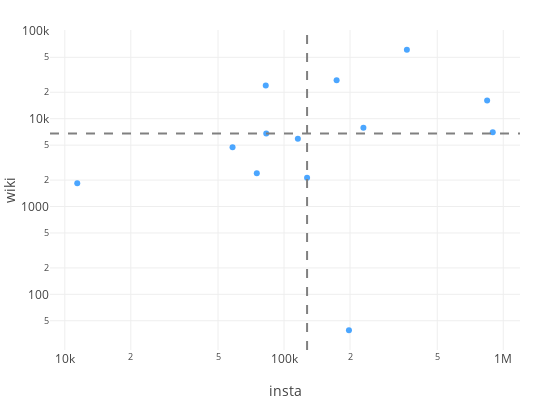

Notebook code for this chart:
### Code cell
def insta_wiki_scatter(scatter_x1, scatter_y1, scatter_labels1):
    PLOT_HEIGHT = 400
    PLOT_WIDTH = 550
    
    data = [go.Scatter(x=scatter_x1, y=scatter_y1,
                       text=scatter_labels1,
                       mode = 'markers',
                       hoverinfo='text',
                       name='huge',
                       textfont=dict(size=8, color='lightgrey'),
                       marker=dict(color='dodgerblue', opacity=0.8)),
            ]

    min_x = np.min(scatter_x1)
    max_x = np.max(scatter_x1)
    med_x = np.median(scatter_x1)
    med_y = np.median(scatter_y1)
    
    shapes=[dict(type='line',
                 xref='x', yref='paper',
                 x0=med_x, y0=0,
                 x1=med_x, y1=1,
                 line=dict(color='grey', width=2, dash='dash')),
            dict(type='line',
                 xref='paper', yref='y',
                 x0=0, y0=med_y,
                 x1=1, y1=med_y,
                 line=dict(color='grey', width=2, dash='dash'))]

    layout = go.Layout(width=PLOT_WIDTH,
                       height=PLOT_HEIGHT,
                       margin = go.layout.Margin(t=30, b=50, l=50, r=30),
                       xaxis=dict(
                            title='insta', type='log',
                       ),
                       yaxis=dict(
                            title='wiki', type='log'),
                       hovermode='closest',
                       shapes=shapes,
                       showlegend=False)

    fig = go.Figure(data=data, layout=layout)
    py.iplot(fig, show_link=False)
    

wiki_df = get_wiki_locations()
street_wiki_dict = get_street_wiki_views(wiki_df)
street_insta_dict = get_insta_dict()  
street_locs_wiki = get_street_locs(wiki_df)
wiki_data = get_wiki_data()

insta_wiki_scatter([x[0] for x in wiki_data.values()],
                    [x[1] for x in wiki_data.values()],
                    [x[2] for x in wiki_data.values()])

### Figure 1 — Plotly figure (JSON) as saved in the notebook; plotly's stock layout.template omitted (floating-point values rounded to 4 significant figures)
{"data": [{"hoverinfo": "text", "marker": {"color": "dodgerblue", "opacity": 0.8}, "mode": "markers", "name": "huge", "text": ["<i>Ленинградское Шоссе</i><br>Voykovskaya (Moscow ..., 3069<br>Voykovsky District, 1279<br>Leningradskoye Highw..., 2673", "<i>Волоколамское Шоссе</i><br>Moscow Aviation Inst..., 16103", "<i>Лаврушинский Переулок</i><br>Tretyakov Gallery, 61003", "<i>Лужнецкий Мост</i><br>Vorobyovy Gory (Mosc..., 7866", "<i>Дмитровское Шоссе</i><br>Timiryazevskaya (Ser..., 39", "<i>Измайловское Шоссе</i><br>Partizanskaya (Mosco..., 5379<br>Izmailovo Hotel, 21961", "<i>Хорошевское Шоссе</i><br>Polezhayevskaya, 2120", "<i>Каширское Шоссе</i><br>Domodedovskaya, 3048<br>Kashirskaya, 2857", "<i>Большой Николопесковский Переулок</i><br>Arbat District, 6769", "<i>Чапаевский Переулок</i><br>Triumph Palace, 23828", "<i>Патриарший Мост</i><br>Patriarshy Bridge, 2391", "<i>Большой Каменный Мост</i><br>Bolshoy Kamenny Brid..., 4728", "<i>Капотня 2-Й Квартал</i><br>Kapotnya District, 1843"], "textfont": {"color": "lightgrey", "size": 8}, "type": "scatter", "uid": "258de442-2b0b-11e9-a316-3c15c2cf2370", "x": [895637, 844292, 363452, 230218, 197787, 173743, 127405, 115635, 82973, 82538, 75135, 58232, 11397], "y": [7021, 16103, 61003, 7866, 39, 27340, 2120, 5905, 6769, 23828, 2391, 4728, 1843]}], "layout": {"height": 400, "hovermode": "closest", "margin": {"b": 50, "l": 50, "r": 30, "t": 30}, "shapes": [{"line": {"color": "grey", "dash": "dash", "width": 2}, "type": "line", "x0": 127405, "x1": 127405, "xref": "x", "y0": 0, "y1": 1, "yref": "paper"}, {"line": {"color": "grey", "dash": "dash", "width": 2}, "type": "line", "x0": 0, "x1": 1, "xref": "paper", "y0": 6769, "y1": 6769, "yref": "y"}], "showlegend": false, "width": 550, "xaxis": {"title": "insta", "type": "log"}, "yaxis": {"title": "wiki", "type": "log"}}}
